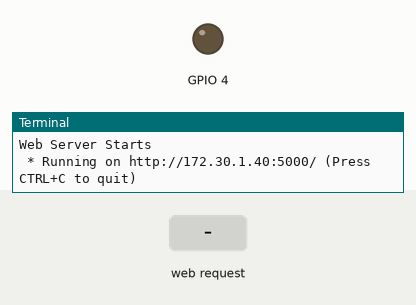
A program run on a simulated Raspberry Pi (BCM pin numbers). Shown: output pins drawn as LEDs (lit = HIGH), the last lines printed to the terminal. Inputs (shaded band) come from the test bench. The clock reads 2024-03-15 10:24:30 at power-on unless the program sets it.

Above: at 1.2 s.
1.3 s: HTTP request for /on/ received
At 2.3 s:
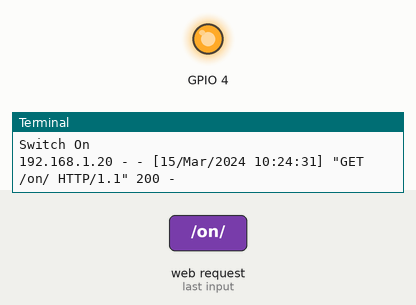
2.8 s: HTTP request for / received
At 3.5 s:
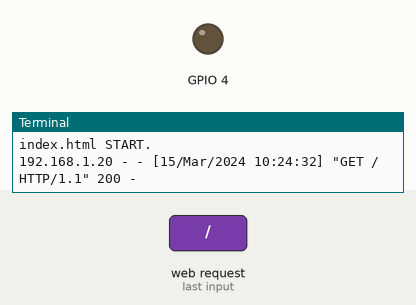
Timing chart, 0 to 5.8 s (numbered marks = the images above; inputs shaded):
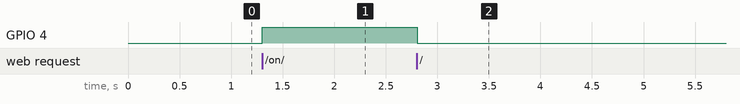

Measured:
- after the input at 1.3 s, GPIO 4: LOW → HIGH at once
- after the input at 2.8 s, GPIO 4: HIGH → LOW at once

The program:

app.py
```python
import RPi.GPIO as GPIO
from flask import Flask, render_template

app = Flask(__name__)

GPIO.setmode(GPIO.BCM)
GPIO.setup(4, GPIO.OUT)

def led_on():
	GPIO.output(4, 1)
	return
def led_off():
	GPIO.output(4, 0)
	return

@app.route('/')
def index():
    print ('index.html START.')
    led_off()
    return render_template('index.html', state='OFF')

@app.route('/on/')
def on():
	led_on()
	print ('Switch On')
	return render_template('index.html', state='ON')

@app.route('/off/')
def off():
	led_off()
	print ('Switch Off')
	return render_template('index.html', state='OFF')

if __name__=='__main__':
	print('Web Server Starts')
	app.run(debug=False, host='172.30.1.40', port=5000)
	print ('Web Server Ends')

GPIO.cleanup()
print('Program Ends')
```
